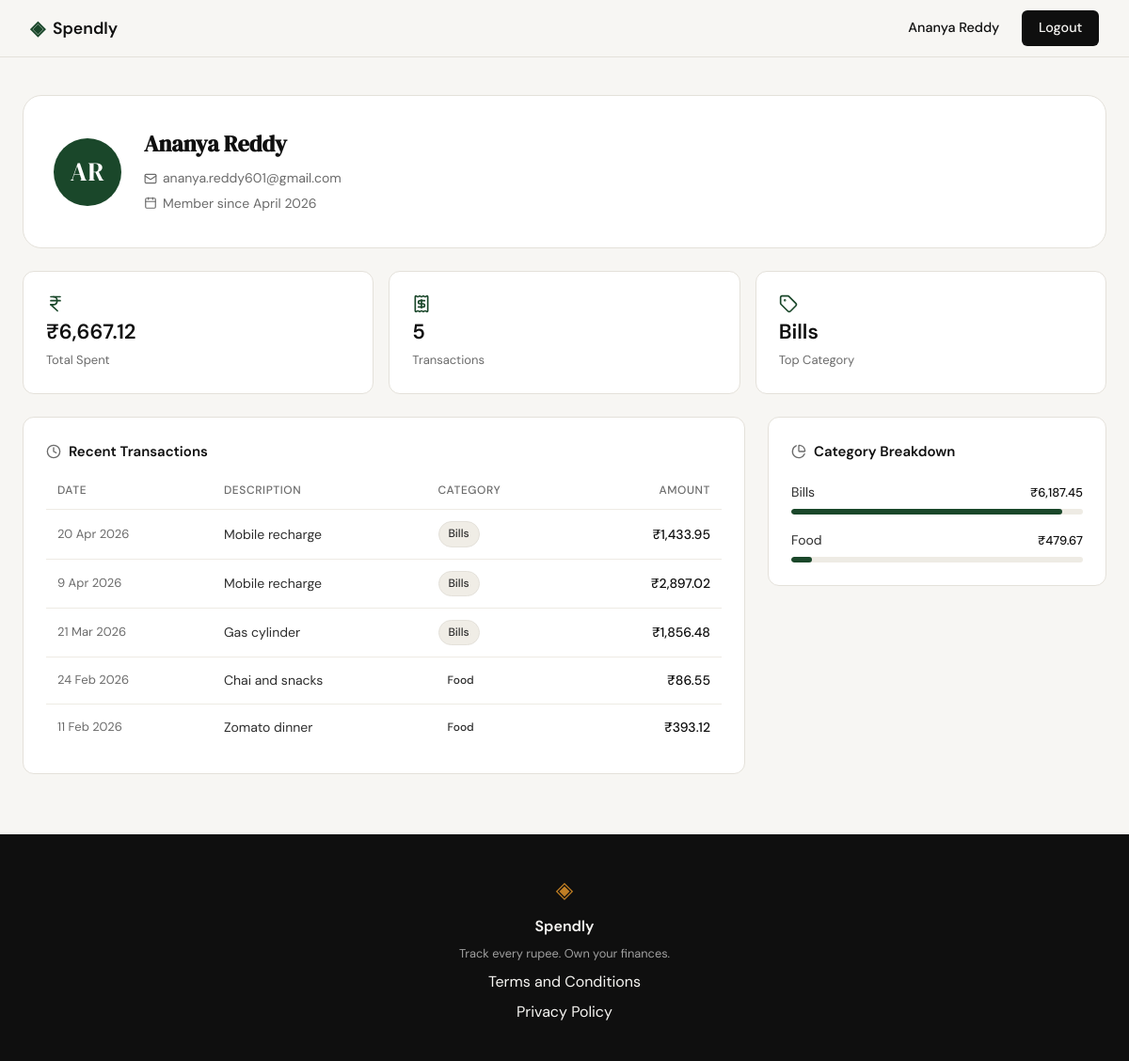
Screenshot of /profile (signed in) with the database file from the repository.
### tables this page shows
CREATE TABLE users (
            id            INTEGER PRIMARY KEY AUTOINCREMENT,
            name          TEXT    NOT NULL,
            email         TEXT    UNIQUE NOT NULL,
            password_hash TEXT    NOT NULL,
            created_at    TEXT    DEFAULT (datetime('now'))
        );

CREATE TABLE expenses (
            id          INTEGER PRIMARY KEY AUTOINCREMENT,
            user_id     INTEGER NOT NULL REFERENCES users(id),
            amount      REAL    NOT NULL,
            category    TEXT    NOT NULL,
            date        TEXT    NOT NULL,
            description TEXT,
            created_at  TEXT    DEFAULT (datetime('now'))
        );

### app.py (the view)
@app.route("/profile")
def profile():
    if "user_id" not in session:
        return redirect(url_for("login"))
    uid = session["user_id"]
    user = get_user_by_id(uid)
    stats = get_summary_stats(uid)
    transactions = get_recent_transactions(uid)
    categories = get_category_breakdown(uid)
    return render_template("profile.html",
                           user=user, stats=stats,
                           transactions=transactions, categories=categories)

### database/db.py (called while the page is built)
def get_db():
    conn = sqlite3.connect(DB_PATH)
    conn.row_factory = sqlite3.Row
    conn.execute("PRAGMA foreign_keys = ON")
    return conn

### database/queries.py (called while the page is built)
def get_user_by_id(user_id):
    db = get_db()
    try:
        row = db.execute(
            "SELECT name, email, created_at FROM users WHERE id = ?",
            (user_id,),
        ).fetchone()
        if row is None:
            return None
        created_at = datetime.strptime(row["created_at"], "%Y-%m-%d %H:%M:%S")
        words = row["name"].split()
        initials = "".join(w[0].upper() for w in words if w)[:2]
        return {
            "name": row["name"],
            "email": row["email"],
            "member_since": created_at.strftime("%B %Y"),
            "initials": initials,
        }
    finally:
        db.close()

def get_recent_transactions(user_id, limit=10):
    db = get_db()
    try:
        rows = db.execute(
            "SELECT date, description, category, amount "
            "FROM expenses WHERE user_id = ? "
            "ORDER BY date DESC LIMIT ?",
            (user_id, limit),
        ).fetchall()
        result = []
        for row in rows:
            parsed = datetime.strptime(row["date"], "%Y-%m-%d")
            formatted_date = "{} {} {}".format(
                parsed.day, parsed.strftime("%b"), parsed.strftime("%Y")
            )
            result.append({
                "date": formatted_date,
                "description": row["description"],
                "category": row["category"],
                "amount": "₹{:,.2f}".format(row["amount"]),
            })
        return result
    finally:
        db.close()

def get_category_breakdown(user_id):
    db = get_db()
    try:
        rows = db.execute(
            "SELECT category, SUM(amount) AS total "
            "FROM expenses WHERE user_id = ? "
            "GROUP BY category ORDER BY total DESC",
            (user_id,),
        ).fetchall()
        if not rows:
            return []
        grand_total = sum(r["total"] for r in rows)
        if grand_total == 0:
            return []
        result = [
            {
                "name": r["category"],
                "amount": "₹{:,.2f}".format(r["total"]),
                "percent": round(r["total"] / grand_total * 100),
            }
            for r in rows
        ]
        remainder = 100 - sum(item["percent"] for item in result)
        if remainder != 0:
            result[0]["percent"] += remainder
        return result
    finally:
        db.close()

### templates/profile.html (shortened to what this page needs)
{% extends "base.html" %}
{% block head %}
<link rel="stylesheet" href="{{ url_for('static', filename='css/profile.css') }}">
{% endblock %}
{% block content %}
<div class="profile-page">
    <div class="profile-header">
        <div class="profile-avatar">{{ user.initials }}</div>
        <div class="profile-meta">
            <h1 class="profile-name">{{ user.name }}</h1>
            <p class="profile-email"><i data-lucide="mail"></i> {{ user.email }}</p>
            <p class="profile-since"><i data-lucide="calendar"></i> Member since {{ user.member_since }}</p>
        </div>
    </div>
    <div class="profile-stats">
        <div class="stat-card">
            <i data-lucide="indian-rupee"></i>
            <span class="stat-value">{{ stats.total_spent }}</span>
            <span class="stat-label">Total Spent</span>
        </div>
        <div class="stat-card">
            <i data-lucide="receipt"></i>
            <span class="stat-value">{{ stats.transaction_count }}</span>
            <span class="stat-label">Transactions</span>
        </div>
        <div class="stat-card">
            <i data-lucide="tag"></i>
            <span class="stat-value">{{ stats.top_category }}</span>
            <span class="stat-label">Top Category</span>
        </div>
    </div>
    <div class="profile-body">
        <section class="profile-section">
            <h2 class="section-title"><i data-lucide="clock"></i> Recent Transactions</h2>
            <div class="table-wrap">
                <table class="tx-table">
                    <thead>
                        <tr>
                            <th>Date</th>
                            <th>Description</th>
                            <th>Category</th>
                            <th class="num">Amount</th>
                        </tr>
                    </thead>
                    <tbody>
                        {% for tx in transactions %}
                        <tr>
                            <td class="tx-date">{{ tx.date }}</td>
                            <td>{{ tx.description }}</td>
                            <td>
                                <span class="badge badge--{{ tx.category | lower | replace(' & ', '-') | replace(' ', '-') }}">
                                    {{ tx.category }}
                                </span>
                            </td>
                            <td class="tx-amount num">{{ tx.amount }}</td>
                        </tr>
                        {% endfor %}
                    </tbody>
                </table>
            </div>
        </section>
        <section class="profile-section">
            <h2 class="section-title"><i data-lucide="pie-chart"></i> Category Breakdown</h2>
            <div class="cat-list">
                {% for cat in categories %}
                <div class="cat-row">
                    <div class="cat-row-header">
                        <span class="cat-name">{{ cat.name }}</span>
                        <span class="cat-amount">{{ cat.amount }}</span>
                    </div>
                    <div class="cat-bar-track">
                        <div class="cat-bar-fill" style="width: {{ cat.percent }}%"></div>
                    </div>
                </div>
                {% endfor %}
            </div>
        </section>
    </div>
</div>
{% endblock %}

### templates/base.html (shortened to what this page needs)
<!DOCTYPE html>
<html lang="en">
<head>
    <link rel="stylesheet" href="{{ url_for('static', filename='css/style.css') }}">
    {% block head %}{% endblock %}
</head>
<body>
    <nav class="navbar">
        <div class="nav-inner">
            <a href="{{ url_for('landing') }}" class="nav-brand">
                <span class="brand-icon">◈</span>
                <span class="brand-name">Spendly</span>
            </a>
            <div class="nav-links">
                {% if session.get("user_id") %}
                    <span class="nav-username">{{ session["user_name"] }}</span>
                    <a href="{{ url_for('logout') }}" class="nav-cta">Logout</a>
                {% else %}
                    <a href="{{ url_for('login') }}">Sign in</a>
                    <a href="{{ url_for('register') }}" class="nav-cta">Get started</a>
                {% endif %}
            </div>
        </div>
    </nav>
    <main class="main-content">
        {% block content %}{% endblock %}
    </main>
    <footer class="footer">
        <div class="footer-inner">
            <span class="brand-icon">◈</span>
            <span class="footer-name">Spendly</span>
            <p class="footer-copy">Track every rupee. Own your finances.</p>
            <a href="{{ url_for('terms') }}">Terms and Conditions</a>
            <a href="{{ url_for('privacy') }}">Privacy Policy</a>
        </div>
    </footer>
</body>
</html>

### static/css/style.css (style rules this page uses)
:root { --ink: #0f0f0f; --ink-soft: #2d2d2d; --ink-muted: #6b6b6b; --ink-faint: #a0a0a0; --paper: #f7f6f3; --paper-warm: #f0ede6; --paper-card: #ffffff; --accent: #1a472a; --accent-light: #e8f0eb; --accent-2: #c17f24; --accent-2-light: #fdf3e3; --danger: #c0392b; --danger-light: #fdecea; --border: #e4e1da; --border-soft: #eeebe4; --font-display: 'DM Serif Display', Georgia, serif; --font-body: 'DM Sans', system-ui, sans-serif; --max-width: 1200px; --auth-width: 440px; --radius-sm: 6px; --radius-md: 12px; --radius-lg: 20px; }
*, *::before, *::after { box-sizing: border-box; margin: 0; padding: 0; }
html { font-size: 16px; scroll-behavior: smooth; }
body { background: var(--paper); color: var(--ink); font-family: var(--font-body); font-size: 1rem; line-height: 1.6; -webkit-font-smoothing: antialiased; }
a { color: inherit; text-decoration: none; }
.navbar { position: sticky; top: 0; z-index: 100; background: var(--paper); border-bottom: 1px solid var(--border); padding: 0 2rem; }
.nav-inner { max-width: var(--max-width); margin: 0 auto; height: 60px; display: flex; align-items: center; justify-content: space-between; }
.nav-brand { display: flex; align-items: center; gap: 0.5rem; font-family: var(--font-body); font-weight: 600; font-size: 1.1rem; color: var(--ink); }
.brand-icon { color: var(--accent); font-size: 1.3rem; }
.brand-name { color: var(--ink); }
.nav-links { display: flex; align-items: center; gap: 1.5rem; font-size: 0.9rem; font-weight: 500; }
.nav-links a { color: var(--ink-muted); transition: color 0.2s; }
.nav-cta { background: var(--ink) !important; color: var(--paper) !important; padding: 0.45rem 1.1rem; border-radius: var(--radius-sm); transition: background 0.2s !important; }
.main-content { min-height: calc(100vh - 60px - 100px); }
.footer { background: var(--ink); color: var(--paper); padding: 2.5rem 2rem; text-align: center; }
.footer-inner { display: flex; flex-direction: column; align-items: center; gap: 0.4rem; }
.footer .brand-icon { color: var(--accent-2); font-size: 1.5rem; }
.footer-name { font-weight: 600; font-size: 1rem; }
.footer-copy { font-size: 0.8rem; color: var(--ink-faint); }

### rows the page displays
users: user_name "Ananya Reddy", name "Ananya Reddy", email "ananya.reddy601@gmail.com"
expenses: date "20 Apr 2026", description "Mobile recharge", category "Bills", amount "₹1,433.95"
expenses: date "9 Apr 2026", description "Mobile recharge", category "Bills", amount "₹2,897.02"
expenses: date "21 Mar 2026", description "Gas cylinder", category "Bills", amount "₹1,856.48"
expenses: date "24 Feb 2026", description "Chai and snacks", category "Food", amount "₹86.55"
expenses: date "11 Feb 2026", description "Zomato dinner", category "Food", amount "₹393.12"

### other values shown
{{ user.initials }} "AR"
{{ user.member_since }} "April 2026"
{{ stats.total_spent }} "₹6,667.12"
{{ stats.transaction_count }} "5"
{{ stats.top_category }} "Bills"
{{ cat.name }} "Bills" "Food"
{{ cat.amount }} "₹6,187.45" "₹479.67"
